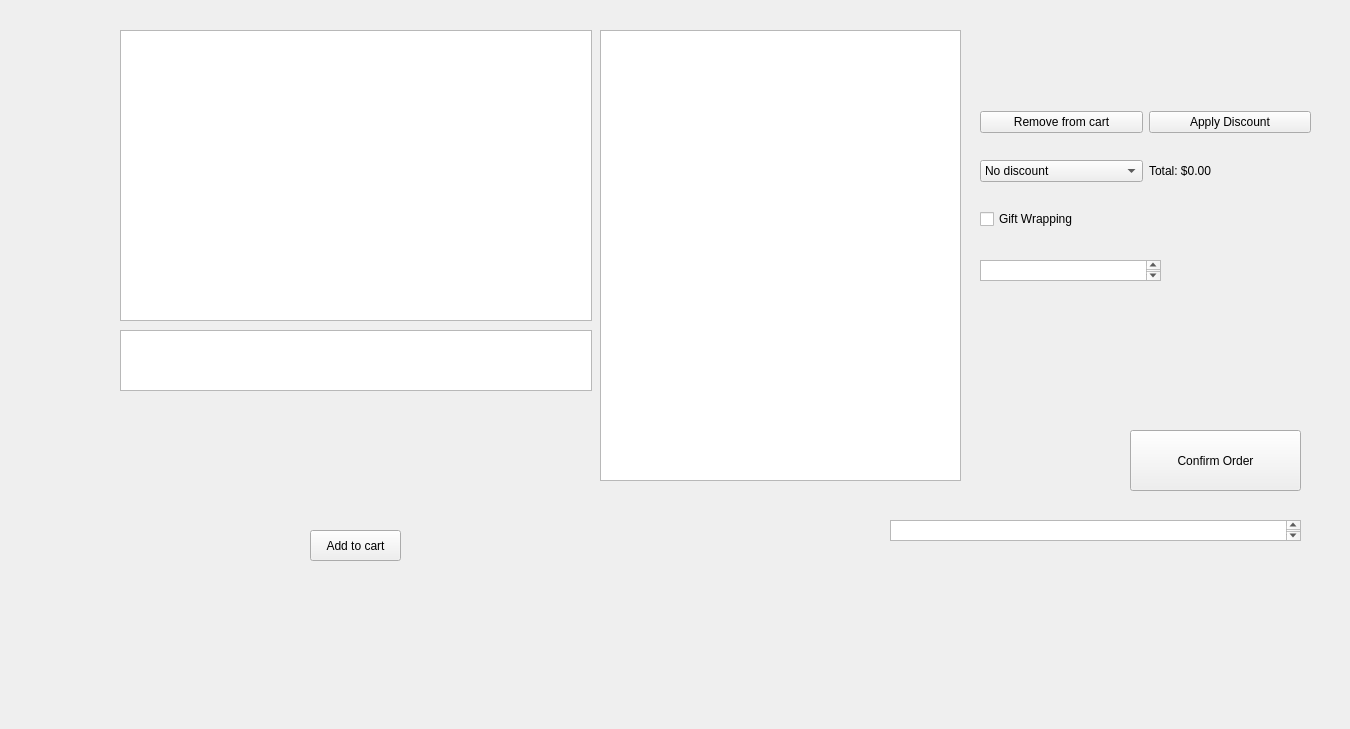
<?xml version="1.0" encoding="UTF-8"?>
<ui version="4.0">
 <class>MainWindow</class>
 <widget class="QMainWindow" name="MainWindow">
  <property name="geometry">
   <rect>
    <x>0</x>
    <y>0</y>
    <width>1350</width>
    <height>729</height>
   </rect>
  </property>
  <property name="windowTitle">
   <string>MainWindow</string>
  </property>
  <widget class="QWidget" name="centralwidget">
   <widget class="QPushButton" name="addButton">
    <property name="geometry">
     <rect>
      <x>310</x>
      <y>530</y>
      <width>91</width>
      <height>31</height>
     </rect>
    </property>
    <property name="text">
     <string>Add to cart</string>
    </property>
   </widget>
   <widget class="QWidget" name="gridLayoutWidget">
    <property name="geometry">
     <rect>
      <x>980</x>
      <y>90</y>
      <width>331</width>
      <height>161</height>
     </rect>
    </property>
    <layout class="QGridLayout" name="gridLayout">
     <item row="2" column="1">
      <widget class="QLabel" name="totalLabel">
       <property name="text">
        <string>Total: $0.00</string>
       </property>
      </widget>
     </item>
     <item row="0" column="0">
      <widget class="QPushButton" name="removeButton">
       <property name="text">
        <string>Remove from cart</string>
       </property>
      </widget>
     </item>
     <item row="2" column="0">
      <widget class="QComboBox" name="discountComboBox">
       <property name="currentText">
        <string>No discount</string>
       </property>
       <item>
        <property name="text">
         <string>No discount</string>
        </property>
       </item>
       <item>
        <property name="text">
         <string>%10 discount</string>
        </property>
       </item>
      </widget>
     </item>
     <item row="3" column="0">
      <widget class="QCheckBox" name="giftWrapping">
       <property name="text">
        <string>Gift Wrapping</string>
       </property>
      </widget>
     </item>
     <item row="0" column="1">
      <widget class="QPushButton" name="applyDiscountButton">
       <property name="text">
        <string>Apply Discount</string>
       </property>
      </widget>
     </item>
    </layout>
   </widget>
   <widget class="QPushButton" name="confirmOrder">
    <property name="geometry">
     <rect>
      <x>1130</x>
      <y>430</y>
      <width>171</width>
      <height>61</height>
     </rect>
    </property>
    <property name="text">
     <string>Confirm Order</string>
    </property>
   </widget>
   <widget class="QTextEdit" name="cartNotification">
    <property name="geometry">
     <rect>
      <x>890</x>
      <y>520</y>
      <width>411</width>
      <height>21</height>
     </rect>
    </property>
   </widget>
   <widget class="QTextEdit" name="discountNotification">
    <property name="geometry">
     <rect>
      <x>980</x>
      <y>260</y>
      <width>181</width>
      <height>21</height>
     </rect>
    </property>
   </widget>
   <widget class="QListWidget" name="cartListWidget">
    <property name="geometry">
     <rect>
      <x>600</x>
      <y>30</y>
      <width>361</width>
      <height>451</height>
     </rect>
    </property>
   </widget>
   <widget class="QLabel" name="productImageLabel">
    <property name="geometry">
     <rect>
      <x>270</x>
      <y>400</y>
      <width>211</width>
      <height>111</height>
     </rect>
    </property>
    <property name="text">
     <string/>
    </property>
   </widget>
   <widget class="QListWidget" name="productListWidget">
    <property name="geometry">
     <rect>
      <x>120</x>
      <y>30</y>
      <width>472</width>
      <height>291</height>
     </rect>
    </property>
    <property name="modelColumn">
     <number>0</number>
    </property>
   </widget>
   <widget class="QTextEdit" name="productDetailsTextEdit">
    <property name="geometry">
     <rect>
      <x>120</x>
      <y>330</y>
      <width>472</width>
      <height>61</height>
     </rect>
    </property>
    <property name="minimumSize">
     <size>
      <width>472</width>
      <height>0</height>
     </size>
    </property>
    <property name="maximumSize">
     <size>
      <width>472</width>
      <height>16777215</height>
     </size>
    </property>
   </widget>
  </widget>
 </widget>
 <resources/>
 <connections/>
</ui>
